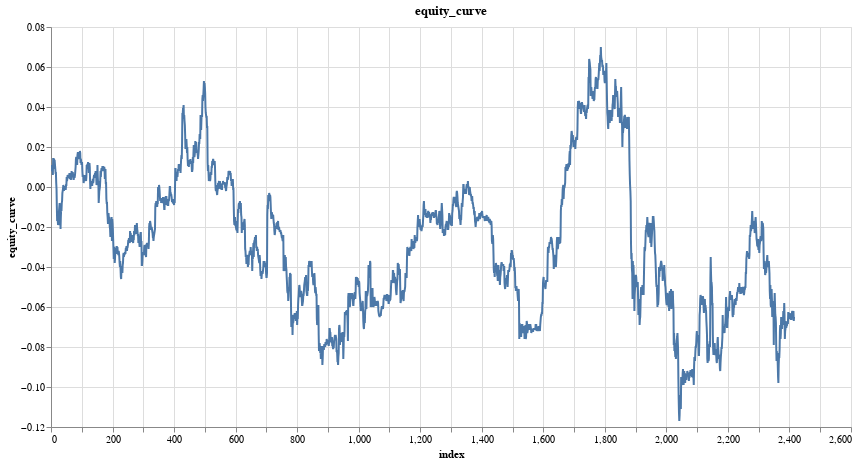

Write notebook code for a chart like this one.
### Code cell
features = ['close_log_return_lag_2']
model = LinearModel(len(features))
model_trades = research.learn_model_trades(ts, features, target, model,num_epochs = 200, loss = nn.L1Loss())

research.plot_column(model_trades,'equity_curve')

### Figure 1 — Vega specification as saved in the notebook (floating-point values rounded to 4 significant figures; data arrays with more than 128 entries replaced by an {"elided": "..."} marker saying what was removed)
{"$schema": "https://vega.github.io/schema/vega/v5.json", "data": [{"name": "param_6_store"}, {"name": "source_0", "values": {"elided": "2417 records"}}, {"name": "source_0_x_domain_index", "values": [{"min": 0, "max": 2416}]}, {"name": "source_0_y_domain_equity_curve", "values": [{"min": -0.117, "max": 0.07}]}], "signals": [{"name": "unit", "value": {}, "on": [{"events": "pointermove", "update": "isTuple(group()) ? group() : unit"}]}, {"name": "param_6", "update": "vlSelectionResolve(\"param_6_store\", \"union\")"}, {"name": "param_6_index", "on": [{"events": [{"source": "view", "type": "dblclick"}], "update": "null"}, {"events": {"signal": "param_6_translate_delta"}, "update": "panLinear(param_6_translate_anchor.extent_x, -param_6_translate_delta.x / width)"}, {"events": {"signal": "param_6_zoom_delta"}, "update": "zoomLinear(domain(\"x\"), param_6_zoom_anchor.x, param_6_zoom_delta)"}]}, {"name": "param_6_equity_curve", "on": [{"events": [{"source": "view", "type": "dblclick"}], "update": "null"}, {"events": {"signal": "param_6_translate_delta"}, "update": "panLinear(param_6_translate_anchor.extent_y, param_6_translate_delta.y / height)"}, {"events": {"signal": "param_6_zoom_delta"}, "update": "zoomLinear(domain(\"y\"), param_6_zoom_anchor.y, param_6_zoom_delta)"}]}, {"name": "param_6_tuple", "on": [{"events": [{"signal": "param_6_index || param_6_equity_curve"}], "update": "param_6_index && param_6_equity_curve ? {unit: \"\", fields: param_6_tuple_fields, values: [param_6_index,param_6_equity_curve]} : null"}]}, {"name": "param_6_tuple_fields", "value": [{"field": "index", "channel": "x", "type": "R"}, {"field": "equity_curve", "channel": "y", "type": "R"}]}, {"name": "param_6_translate_anchor", "value": {}, "on": [{"events": [{"source": "scope", "type": "pointerdown"}], "update": "{x: x(unit), y: y(unit), extent_x: domain(\"x\"), extent_y: domain(\"y\")}"}]}, {"name": "param_6_translate_delta", "value": {}, "on": [{"events": [{"source": "window", "between": [{"source": "scope", "type": "pointerdown"}, {"source": "window", "type": "pointerup"}], "consume": true, "type": "pointermove"}], "update": "{x: param_6_translate_anchor.x - x(unit), y: param_6_translate_anchor.y - y(unit)}"}]}, {"name": "param_6_zoom_anchor", "on": [{"events": [{"source": "scope", "type": "wheel", "consume": true}], "update": "{x: invert(\"x\", x(unit)), y: invert(\"y\", y(unit))}"}]}, {"name": "param_6_zoom_delta", "on": [{"events": [{"source": "scope", "type": "wheel", "consume": true}], "update": "pow(1.001, event.deltaY * pow(16, event.deltaMode))", "force": true}]}, {"name": "param_6_modify", "on": [{"events": {"signal": "param_6_tuple"}, "update": "modify(\"param_6_store\", param_6_tuple, true)"}]}], "marks": [{"type": "line", "name": "marks", "from": {"data": "source_0"}, "sort": {"field": "x"}, "encode": {"update": {"tooltip": {"signal": "{\"index\": format(datum[\"index\"], \"\"), \"equity_curve\": format(datum[\"equity_curve\"], \"\")}"}, "y": {"field": "equity_curve", "scale": "y"}, "defined": {"signal": "isValid(datum[\"index\"]) && isFinite(+datum[\"index\"]) && isValid(datum[\"equity_curve\"]) && isFinite(+datum[\"equity_curve\"])"}, "x": {"field": "index", "scale": "x"}, "stroke": {"value": "#4c78a8"}}}, "clip": true, "interactive": true, "style": ["line"]}], "scales": [{"name": "x", "type": "linear", "domain": [{"signal": "(data(\"source_0_x_domain_index\")[0] || {}).min"}, {"signal": "(data(\"source_0_x_domain_index\")[0] || {}).max"}], "range": [0, {"signal": "width"}], "nice": true, "zero": false, "domainRaw": {"signal": "param_6[\"index\"]"}}, {"name": "y", "type": "linear", "domain": [{"signal": "(data(\"source_0_y_domain_equity_curve\")[0] || {}).min"}, {"signal": "(data(\"source_0_y_domain_equity_curve\")[0] || {}).max"}], "range": [{"signal": "height"}, 0], "domainRaw": {"signal": "param_6[\"equity_curve\"]"}, "nice": true, "zero": true}], "axes": [{"scale": "x", "domain": false, "maxExtent": 0, "labels": false, "aria": false, "orient": "bottom", "minExtent": 0, "zindex": 0, "ticks": false, "grid": true, "tickCount": {"signal": "ceil(width/40)"}, "gridScale": "y"}, {"scale": "y", "orient": "left", "minExtent": 0, "grid": true, "labels": false, "maxExtent": 0, "ticks": false, "zindex": 0, "aria": false, "gridScale": "x", "tickCount": {"signal": "ceil(height/40)"}, "domain": false}, {"scale": "x", "title": "index", "labelFlush": true, "labelOverlap": true, "zindex": 0, "tickCount": {"signal": "ceil(width/40)"}, "orient": "bottom", "grid": false}, {"scale": "y", "tickCount": {"signal": "ceil(height/40)"}, "title": "equity_curve", "zindex": 0, "labelOverlap": true, "grid": false, "orient": "left"}], "title": {"text": "equity_curve", "frame": "group"}, "style": "cell", "width": 800, "background": "white", "padding": 5, "height": 400}
